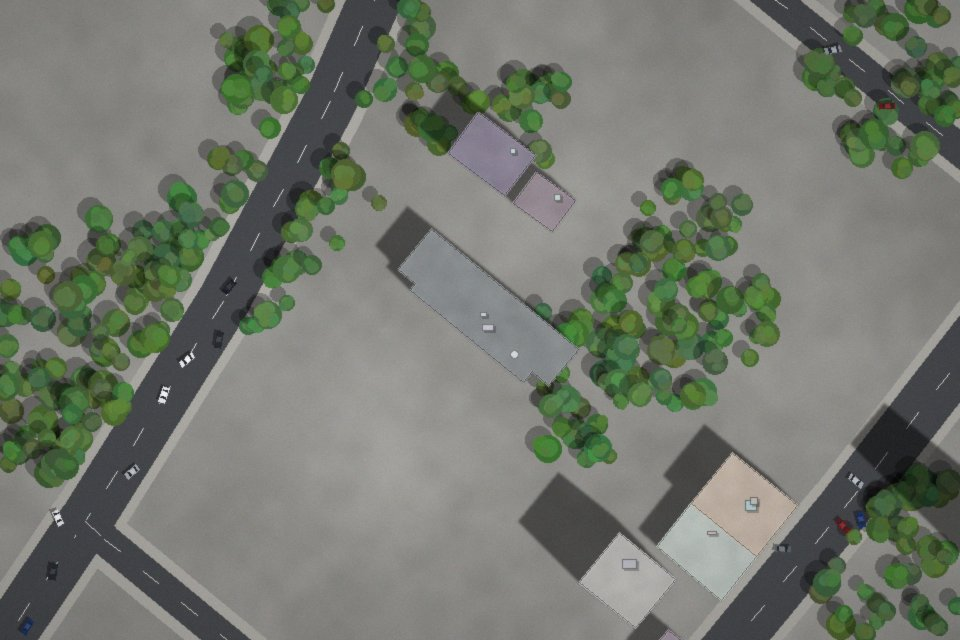
#> input picture data/samples/building/change_01_before.jpg, 960 x 640 px
$ python -i traffic.py   (imports and definitions only)
#> lines starting #> are read from the running program, lines starting #| are printed output that depends on the picture; after the words box and inside, x2 and y2 are one past the last pixel; in counts of white or black regions, pixels touching at a corner belong together
### algorithm/cityeye_algo/imgproc.py
"""经典图像处理算子 —— 纯 numpy 实现（无 OpenCV / scipy 依赖）。

包含：色彩空间转换、积分图盒式滤波、二值形态学、Sobel 梯度、Otsu 阈值、
基于游程（run-length）+ 并查集的 8 邻域连通域标记。
"""
from __future__ import annotations

from dataclasses import dataclass
from pathlib import Path

import numpy as np
from PIL import Image

from .base import InputError

IMAGE_SUFFIXES = {".jpg", ".jpeg", ".png", ".bmp", ".webp"}


def load_rgb(path: Path, max_side: int | None = None) -> tuple[np.ndarray, float]:
    """读取图片为 float32 RGB 数组（0~255）。

    返回 (数组, 缩放系数)；缩放系数 = 分析图尺寸 / 原图尺寸，用于把检测框还原到原图坐标。
    """
    try:
        with Image.open(path) as im:
            im = im.convert("RGB")
            scale = 1.0
            if max_side and max(im.size) > max_side:
                scale = max_side / max(im.size)
                im = im.resize((max(1, round(im.width * scale)), max(1, round(im.height * scale))), Image.BILINEAR)
            return np.asarray(im, dtype=np.float32), scale
    except (OSError, ValueError) as e:
        raise InputError(f"无法读取图片 {Path(path).name}：{e}") from e


# [7 lines left out: function rgb_to_ycbcr, not called in this run]


def rgb_to_hsv(rgb: np.ndarray) -> tuple[np.ndarray, np.ndarray, np.ndarray]:
    """向量化 RGB→HSV。H 为角度 [0, 360)，S、V ∈ [0, 1]。"""
    x = rgb / 255.0
    r, g, b = x[..., 0], x[..., 1], x[..., 2]
    mx = x.max(axis=-1)
    mn = x.min(axis=-1)
    d = mx - mn
    s = np.where(mx > 1e-6, d / np.maximum(mx, 1e-6), 0.0)
    safe = np.maximum(d, 1e-6)
    h = np.where(
        mx == r,
        ((g - b) / safe) % 6.0,
        np.where(mx == g, (b - r) / safe + 2.0, (r - g) / safe + 4.0),
    )
    h = np.where(d > 1e-6, h * 60.0, 0.0)
    return h.astype(np.float32), s.astype(np.float32), mx.astype(np.float32)


def to_gray(rgb: np.ndarray) -> np.ndarray:
    return (0.299 * rgb[..., 0] + 0.587 * rgb[..., 1] + 0.114 * rgb[..., 2]).astype(np.float32)


def box_sum(a: np.ndarray, k: int) -> np.ndarray:
    """k×k（奇数）窗口求和，积分图实现，复杂度与 k 无关；边界外按 0 处理。"""
    if k < 1 or k % 2 == 0:
        raise ValueError("窗口尺寸必须为正奇数")
    r = k // 2
    p = np.pad(a.astype(np.float64), ((r + 1, r), (r + 1, r)))
    ii = p.cumsum(0).cumsum(1)
    return ii[k:, k:] - ii[:-k, k:] - ii[k:, :-k] + ii[:-k, :-k]


# [19 lines left out: functions box_mean, local_std, blur, not called in this run]


def dilate(mask: np.ndarray, k: int) -> np.ndarray:
    return box_sum(mask.astype(np.float32), k) > 0.5


def erode(mask: np.ndarray, k: int) -> np.ndarray:
    return box_sum(mask.astype(np.float32), k) > k * k - 0.5


def opening(mask: np.ndarray, k: int) -> np.ndarray:
    """开运算：先腐蚀后膨胀，去除小于结构元的噪点与细线。"""
    return dilate(erode(mask, k), k)


def closing(mask: np.ndarray, k: int) -> np.ndarray:
    """闭运算：先膨胀后腐蚀，填补区域内部空洞与缝隙。"""
    return erode(dilate(mask, k), k)


# [27 lines left out: functions sobel_magnitude, otsu_threshold, not called in this run]


@dataclass
class Region:
    """连通域统计。bbox 为 (x, y, w, h)。"""

    label: int
    area: int
    bbox: tuple[int, int, int, int]
    centroid: tuple[float, float]

    @property
    def extent(self) -> float:
        """矩形度：面积 / 外接矩形面积（人工构筑物趋近 1，火焰等不规则目标偏低）。"""
        w, h = self.bbox[2], self.bbox[3]
        return self.area / max(1, w * h)

    @property
    def aspect(self) -> float:
        w, h = self.bbox[2], self.bbox[3]
        return max(w, h) / max(1, min(w, h))


def label_components(mask: np.ndarray, min_area: int = 1) -> tuple[np.ndarray, list[Region]]:
    """8 邻域连通域标记（游程编码 + 并查集）。

    返回 (标签图 int32，0 为背景, 区域列表)；面积小于 min_area 的区域被剔除（其像素标签置 0）。
    """
    m = np.asarray(mask, dtype=bool)
    h, w = m.shape
    padded = np.zeros((h, w + 2), dtype=np.int8)
    padded[:, 1:-1] = m
    d = np.diff(padded, axis=1)
    rows, starts = np.nonzero(d == 1)
    _, ends = np.nonzero(d == -1)
    ends = ends - 1  # 闭区间末端
    n = len(rows)
    labels = np.zeros((h, w), dtype=np.int32)
    if n == 0:
        return labels, []

    parent = list(range(n))

    def find(i: int) -> int:
        while parent[i] != i:
            parent[i] = parent[parent[i]]
            i = parent[i]
        return i

    row_ptr = np.searchsorted(rows, np.arange(h + 1))
    s_list, e_list = starts.tolist(), ends.tolist()
    for r in range(1, h):
        a, a1 = int(row_ptr[r - 1]), int(row_ptr[r])
        b, b1 = a1, int(row_ptr[r + 1])
        while a < a1 and b < b1:
            if s_list[a] <= e_list[b] + 1 and s_list[b] <= e_list[a] + 1:
                ra, rb = find(a), find(b)
                if ra != rb:
                    parent[max(ra, rb)] = min(ra, rb)
            if e_list[a] < e_list[b]:
                a += 1
            else:
                b += 1

    roots = np.fromiter((find(i) for i in range(n)), dtype=np.int64, count=n)
    uniq, run_label = np.unique(roots, return_inverse=True)
    lengths = ends - starts + 1
    k = len(uniq)
    area = np.bincount(run_label, weights=lengths, minlength=k)
    x0 = np.full(k, w, dtype=np.int64)
    y0 = np.full(k, h, dtype=np.int64)
    x1 = np.zeros(k, dtype=np.int64)
    y1 = np.zeros(k, dtype=np.int64)
    np.minimum.at(x0, run_label, starts)
    np.minimum.at(y0, run_label, rows)
    np.maximum.at(x1, run_label, ends)
    np.maximum.at(y1, run_label, rows)
    sx = np.bincount(run_label, weights=lengths * (starts + ends) / 2.0, minlength=k)
    sy = np.bincount(run_label, weights=lengths * rows, minlength=k)

    keep = area >= min_area
    new_id = np.zeros(k, dtype=np.int32)
    new_id[keep] = np.arange(1, int(keep.sum()) + 1, dtype=np.int32)

    # 向量化回填标签图
    total = int(lengths.sum())
    run_start_flat = rows * w + starts
    offsets = np.cumsum(lengths) - lengths
    flat = np.repeat(run_start_flat, lengths) + (np.arange(total) - np.repeat(offsets, lengths))
    labels.ravel()[flat] = np.repeat(new_id[run_label], lengths)

    regions = [
        Region(
            label=int(new_id[i]),
            area=int(area[i]),
            bbox=(int(x0[i]), int(y0[i]), int(x1[i] - x0[i] + 1), int(y1[i] - y0[i] + 1)),
            centroid=(float(sx[i] / area[i]), float(sy[i] / area[i])),
        )
        for i in np.nonzero(keep)[0]
    ]
    return labels, regions


# [12 lines left out: functions region_means, region_stds, not called in this run]


def scale_bbox(bbox: tuple[int, int, int, int], scale: float, size: tuple[int, int]) -> tuple[int, int, int, int]:
    """把分析图上的 bbox 还原到原图坐标（scale = 分析图 / 原图），并裁剪到原图范围。"""
    if scale == 1.0:
        return bbox
    x, y, w, h = (v / scale for v in bbox)
    W, H = size
    x0, y0 = max(0, int(round(x))), max(0, int(round(y)))
    return x0, y0, min(W - x0, int(round(w))), min(H - y0, int(round(h)))

### algorithm/cityeye_algo/render.py
"""算法产物渲染：检测框标注图、时序折线图（Pillow 实现）。

图中文字仅使用 ASCII，避免依赖系统中文字体；中文结论放在 API 的 summary 字段。
"""
from __future__ import annotations

from dataclasses import dataclass, field
from pathlib import Path
from typing import Sequence

import numpy as np
from PIL import Image, ImageDraw, ImageFont

from .base import Detection

LABEL_COLORS: dict[str, tuple[int, int, int]] = {
    "flame": (255, 48, 48),
    "smoke": (190, 190, 200),
    "vehicle": (255, 214, 0),
    "change": (255, 64, 160),
    "water": (0, 200, 255),
}

_FONT_CACHE: dict[int, ImageFont.ImageFont | ImageFont.FreeTypeFont] = {}


def font(size: int) -> ImageFont.ImageFont | ImageFont.FreeTypeFont:
    if size not in _FONT_CACHE:
        try:
            _FONT_CACHE[size] = ImageFont.load_default(size=size)
        except TypeError:  # 旧版 Pillow 不支持 size 参数
            _FONT_CACHE[size] = ImageFont.load_default()
    return _FONT_CACHE[size]


def _text_box(draw: ImageDraw.ImageDraw, xy: tuple[int, int], text: str, fnt, fg, bg) -> None:
    x, y = xy
    l, t, r, b = draw.textbbox((x, y), text, font=fnt)
    draw.rectangle((l - 3, t - 2, r + 3, b + 2), fill=bg)
    draw.text((x, y), text, font=fnt, fill=fg)


def annotate_image(
    src: Path | Image.Image,
    detections: Sequence[Detection],
    out_path: Path,
    banner: Sequence[str] = (),
    overlay_mask: np.ndarray | None = None,
    overlay_color: tuple[int, int, int] = (0, 200, 255),
) -> Path:
    """在原图上绘制检测框、可选的半透明掩膜与左上角信息栏，保存为 JPEG。"""
    im = src.convert("RGB") if isinstance(src, Image.Image) else Image.open(src).convert("RGB")
    if overlay_mask is not None:
        m = Image.fromarray((overlay_mask.astype(np.uint8) * 90)).resize(im.size, Image.NEAREST)
        tint = Image.new("RGB", im.size, overlay_color)
        im = Image.composite(tint, im, m)
    draw = ImageDraw.Draw(im, "RGBA")
    lw = max(2, round(min(im.size) / 260))
    f_label = font(max(12, round(min(im.size) / 42)))
    crowded = len(detections) > 24  # 目标过多时只画框不写标签，避免遮挡
    for det in detections:
        x, y, w, h = det.bbox
        color = LABEL_COLORS.get(det.label, (255, 255, 255))
        draw.rectangle((x, y, x + w, y + h), outline=color + (255,), width=lw)
        if crowded:
            continue
        tag = f"{det.label.upper()} {det.confidence:.2f}"
        ty = y - f_label.size - 6 if y > f_label.size + 8 else y + 3  # type: ignore[union-attr]
        _text_box(draw, (x + 2, ty), tag, f_label, (0, 0, 0, 255), color + (230,))
    if banner:
        f_banner = font(max(12, round(min(im.size) / 40)))
        y = 8
        for line in banner:
            _text_box(draw, (10, y), line, f_banner, (255, 255, 255, 255), (8, 16, 32, 190))
            y += f_banner.size + 10  # type: ignore[union-attr]
    out_path.parent.mkdir(parents=True, exist_ok=True)
    im.save(out_path, "JPEG", quality=86, optimize=True)
    return out_path


# ---------------------------------------------------------------- 折线图

BG = (11, 22, 41)
GRID = (36, 56, 88)
AXIS = (120, 150, 190)
TEXT = (205, 220, 240)


@dataclass
class Line:
    values: Sequence[float | None]
    color: tuple[int, int, int]
    label: str
    dashed: bool = False
    width: int = 2


@dataclass
class HLine:
    y: float
    color: tuple[int, int, int]
    label: str


@dataclass
class Band:
    y0: float
    y1: float
    color: tuple[int, int, int, int]


@dataclass
class Bars:
    """副轴柱状序列（如降雨量），按自身最大值缩放到绘图区下部 35%。"""

    values: Sequence[float | None]
    color: tuple[int, int, int, int]
    label: str


@dataclass
class Marker:
    index: int
    value: float
    color: tuple[int, int, int] = (255, 80, 80)


@dataclass
class Chart:
    title: str
    x_labels: Sequence[str]
    lines: list[Line]
    y_label: str = ""
    y_range: tuple[float, float] | None = None
    hlines: list[HLine] = field(default_factory=list)
    bands: list[Band] = field(default_factory=list)
    markers: list[Marker] = field(default_factory=list)
    bars: list[Bars] = field(default_factory=list)
    size: tuple[int, int] = (760, 360)


# [95 lines left out: functions _nice_range, render_chart, not called in this run]

### algorithm/cityeye_algo/base.py
"""算法公共数据结构：算法元信息、检测框、分析结果、输入异常。"""
from __future__ import annotations

from dataclasses import dataclass, field
from pathlib import Path
from typing import Any, Callable, Literal, Protocol, Sequence

InputKind = Literal["image", "image_pair", "csv"]
ArtifactKind = Literal["image", "chart", "json"]
MetricValue = float | int | str


class InputError(ValueError):
    """输入数据不合法（文件类型、列名、数量等），message 为面向用户的中文说明。"""


@dataclass(frozen=True)
class AlgorithmMeta:
    """算法元信息。type 对应事件类型；key 为注册表内唯一键，如 fire.image。"""

    type: str
    key: str
    name: str
    version: str
    method: str
    input_kind: InputKind

    def public(self) -> dict[str, str]:
        """对外暴露的字段（/api/system/info 与 AnalysisTask.algorithm）。"""
        return {"type": self.type, "name": self.name, "version": self.version, "method": self.method}


@dataclass
class Detection:
    """单个检测目标，bbox 为原图像素坐标 [x, y, w, h]。"""

    label: str
    confidence: float
    bbox: tuple[int, int, int, int]
    area_ratio: float | None = None
    image: int | None = None  # 批量分析时所属图片序号（从 0 开始）

    # [11 lines left out: function to_dict, not called in this run]


@dataclass
class Artifact:
    """算法产物文件（标注图、图表）。"""

    name: str
    path: Path
    kind: ArtifactKind = "image"


@dataclass
class AnalysisResult:
    """统一的分析结果。

    - detected / confidence / summary：是否发现异常、置信度（0~1）、中文结论；
    - level：语义等级（如 TrafficLevel / RiskLevel / 积水等级），供后端映射事件等级；
    - series：时序类分析的绘图数据，每项至少包含 t 与 v。
    """

    detected: bool
    confidence: float
    summary: str
    detections: list[Detection] = field(default_factory=list)
    metrics: dict[str, MetricValue] = field(default_factory=dict)
    series: list[dict[str, Any]] | None = None
    artifacts: list[Artifact] = field(default_factory=list)
    level: str | None = None

    @property
    def primary_artifact(self) -> Artifact | None:
        return self.artifacts[0] if self.artifacts else None

    # [22 lines left out: functions to_dict, _clean_metric, not called in this run]


class Analyzer(Protocol):
    meta: AlgorithmMeta

    def analyze(self, inputs: Sequence[Path], out_dir: Path, prefix: str, **params: Any) -> AnalysisResult:
        ...


def clamp01(x: float) -> float:
    return float(min(1.0, max(0.0, x)))

### algorithm/cityeye_algo/traffic.py
"""交通运行分析。

(a) TrafficPulse —— 时序路况：
    相对速度 r = v / v_ff（v_ff 为自由流速度，缺省取限速，无限速时取序列 90 分位速度）映射为
    交通运行指数 TPI（0~10，五级划分沿用北京 DB11/T 785《城市道路交通运行评价指标体系》的
    0-2/2-4/4-6/6-8/8-10 分级），映射锚点：
        r ≥ 0.80 → 0~2 畅通；0.65~0.80 → 2~4 基本畅通；0.50~0.65 → 4~6 轻度拥堵；
        0.35~0.50 → 6~8 中度拥堵；r < 0.35 → 8~10 严重拥堵。
    （标准原文以拥堵里程比例计算路网 TPI，这里对单条道路采用相对速度近似，属工程简化。）
    在此基础上识别持续拥堵时段（TPI≥6 持续 ≥15 分钟）、峰值与早晚高峰，并用阻尼 Holt
    双指数平滑做 30~60 分钟短临预测。
(b) RoadOcc —— 航拍路面车辆占有率：
    沥青路面色彩掩膜 + 闭运算得到路面区域，局部背景差分提取车辆像素，开运算剔除车道线，
    连通域按尺寸/长宽比/矩形度筛选车辆，按路面占有率经验映射为等效 TPI。
"""
from __future__ import annotations

import time
from datetime import datetime, timedelta
from pathlib import Path
from typing import Any, Sequence

import numpy as np

from . import imgproc as ip
from . import timeseries as ts
from .base import AlgorithmMeta, AnalysisResult, Artifact, Detection, InputError, clamp01
from .render import Band, Chart, Line, Marker, annotate_image, render_chart

TrafficLevel = str
LEVEL_CN: dict[str, str] = {
    "smooth": "畅通",
    "basic": "基本畅通",
    "light": "轻度拥堵",
    "moderate": "中度拥堵",
    "heavy": "严重拥堵",
}
_LEVEL_BOUNDS = ((2.0, "smooth"), (4.0, "basic"), (6.0, "light"), (8.0, "moderate"))
_RATIO_XP = np.array([0.0, 0.35, 0.50, 0.65, 0.80, 1.0])
_TPI_FP = np.array([10.0, 8.0, 6.0, 4.0, 2.0, 0.0])
_LEVEL_RGBA = {
    "smooth": (46, 212, 122, 28),
    "basic": (155, 225, 93, 28),
    "light": (240, 192, 80, 30),
    "moderate": (255, 138, 61, 32),
    "heavy": (255, 59, 59, 34),
}


# [4 lines left out: function speed_to_tpi, not called in this run]


def tpi_level(tpi: float) -> TrafficLevel:
    for bound, level in _LEVEL_BOUNDS:
        if tpi < bound:
            return level
    return "heavy"


# [6 lines left out: function network_tpi, not called in this run]


class TrafficSeriesAnalyzer:
    meta = AlgorithmMeta(
        type="traffic",
        key="traffic.series",
        name="TrafficPulse",
        version="1.1.0",
        method="相对速度→TPI 五级映射 + 持续拥堵时段识别 + 阻尼 Holt 短临预测",
        input_kind="csv",
    )

    # [136 lines left out: functions analyze, analyze_series, not called in this run]


class VehicleOccupancyAnalyzer:
    meta = AlgorithmMeta(
        type="traffic",
        key="traffic.image",
        name="RoadOcc",
        version="1.0.0",
        method="沥青路面掩膜 + 局部背景差分 + 形态学 + 连通域车辆计数 → 路面占有率",
        input_kind="image",
    )
    # 路面占有率 → 等效 TPI 锚点（航拍单帧，仅作拥堵程度粗估）：
    # 车道全部排队（阻塞密度约 140 veh/km/车道，车长 4.6 m、车宽 1.85 m、车道 3.5 m）时占有率约 0.33 → TPI 10；
    # 临界密度约为阻塞密度的 1/3（占有率约 0.11）→ TPI 4，即开始进入拥堵区间。
    _OCC_XP = np.array([0.0, 0.06, 0.11, 0.17, 0.24, 0.33])

    def analyze(self, inputs: Sequence[Path], out_dir: Path, prefix: str, **_: Any) -> AnalysisResult:
        return self.analyze_image(Path(inputs[0]), out_dir / f"{prefix}_annotated.jpg")

    def analyze_image(self, path: Path, out_path: Path) -> AnalysisResult:
#> called with out_path = 'out.png'
        t0 = time.perf_counter()
        rgb, scale = ip.load_rgb(path, 960)
#> in load_rgb, im is the input picture: PIL image 960x640 RGB; mean R, G, B 115.9, 120.8, 110.8
#> scale = 1
        H, W = rgb.shape[:2]
        n_px = H * W
        gray = ip.to_gray(rgb)
        Hh, S, V = ip.rgb_to_hsv(rgb)
#> in rgb_to_hsv, `s = np.where(mx > 1e-6, d / np.maximum(mx, 1e-6), 0.0)`:
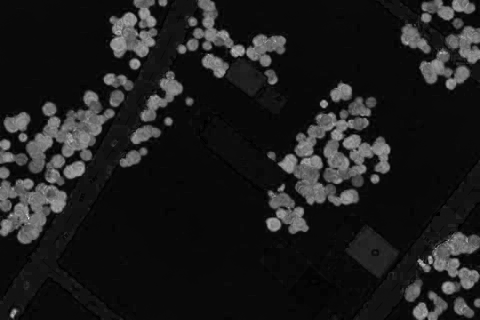
#> s: shape (640, 960) float32 (shown at 1/2 size); min 0, max 1, mean 0.115
#> in rgb_to_hsv, `h = np.where( mx == r, ((g - b) / safe) % 6.0, np.where(mx == g, (b - ..`:
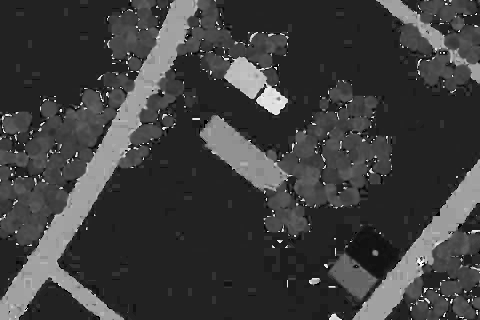
#> h: shape (640, 960) float32 (shown at 1/2 size); min 0, max 5.98, mean 1.46; drawn with min black and max white

        # 1) 路面：沥青色掩膜闭运算填补车辆 / 标线空洞，再扣除"外部"非沥青区域
        #    （触及画面边缘或面积较大的连通域：人行道、地面、行道树带等），避免路面外溢；
        #    悬挑到路面上方的行道树树冠与人行道连通，因此也被归为外部。
        asphalt = (S < 0.20) & (V > 0.10) & (V < 0.50)
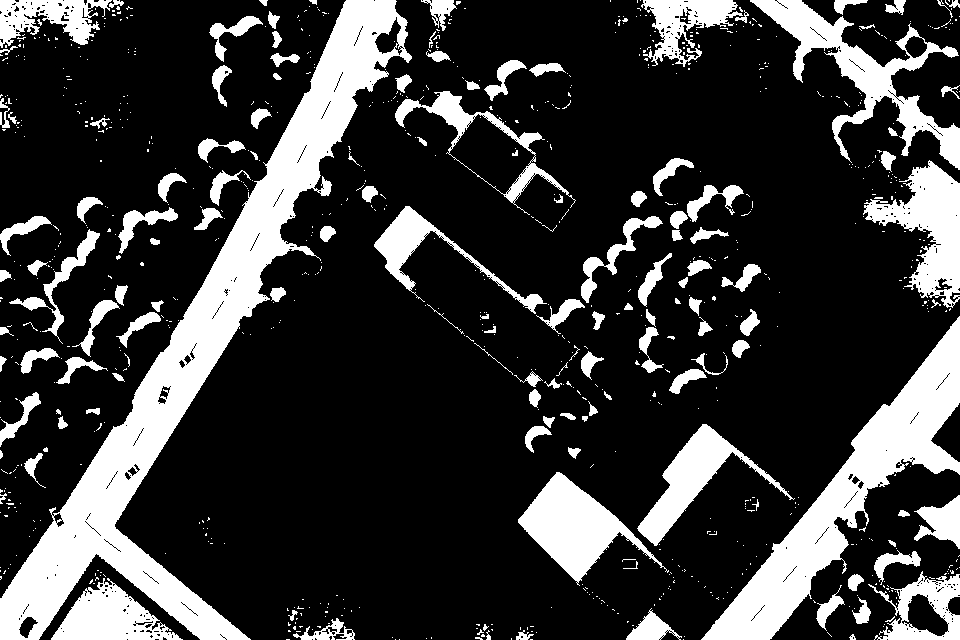
#> asphalt: shape (640, 960) bool; 21.9% white; 861 white regions (725 under 20 px), largest, box (x1, y1, x2, y2) and area: (0, 0, 412, 640) 43051, (701, 316, 960, 640) 18994, (750, 0, 960, 170) 8256
        # 先开运算去掉 1~2 px 的车道线与细连接，防止"车辆—标线—车辆"链式连通到画面边缘
        non_lab, non_regs = ip.label_components(ip.opening(~asphalt, 3), min_area=1)
#> in box_sum, `ii = p.cumsum(0).cumsum(1)`:
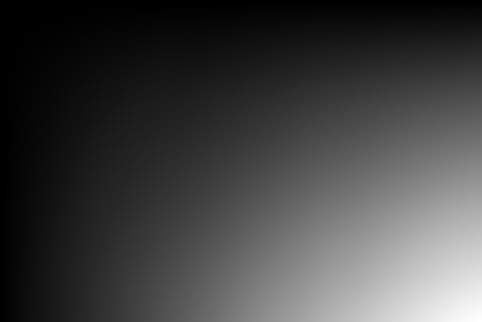
#> ii: shape (643, 963) float64 (shown at 1/2 size); min 0, max 479649, mean 123008.4; drawn with min black and max white
#> in erode, `return box_sum(mask.astype(np.float32), k) > k * k - 0.5`:
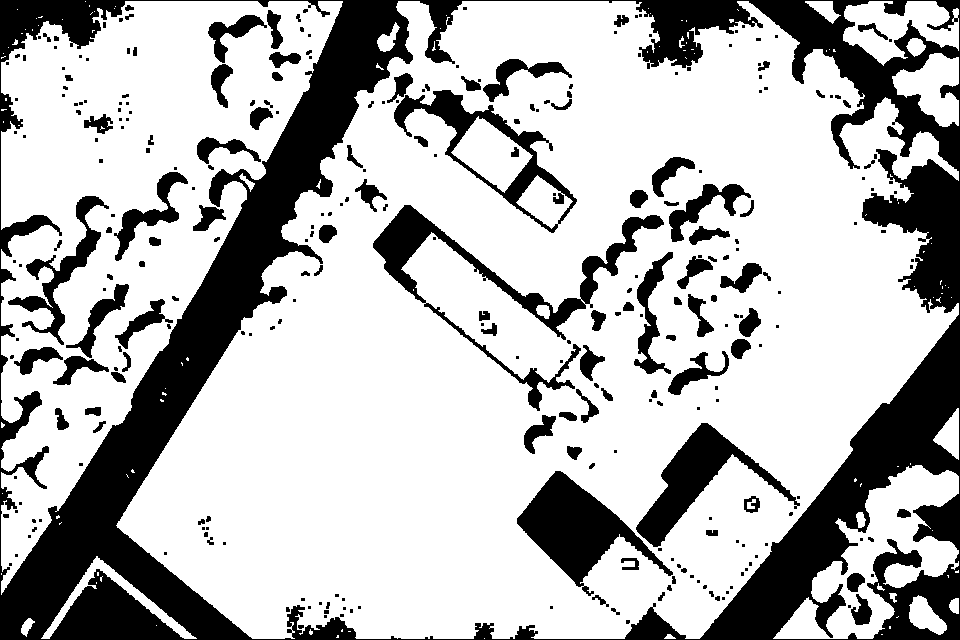
#> returned value: shape (640, 960) bool; 72.2% white; 295 black regions (169 under 20 px), largest, box (x1, y1, x2, y2) and area: (0, 0, 960, 640) 117056, (373, 205, 664, 411) 7716, (517, 471, 673, 596) 7201
#> call 2 of box_sum, with k = 3
#> in box_sum (call 2), `return ii[k:, k:] - ii[:-k, k:] - ii[k:, :-k] + ii[:-k, :-k]`:
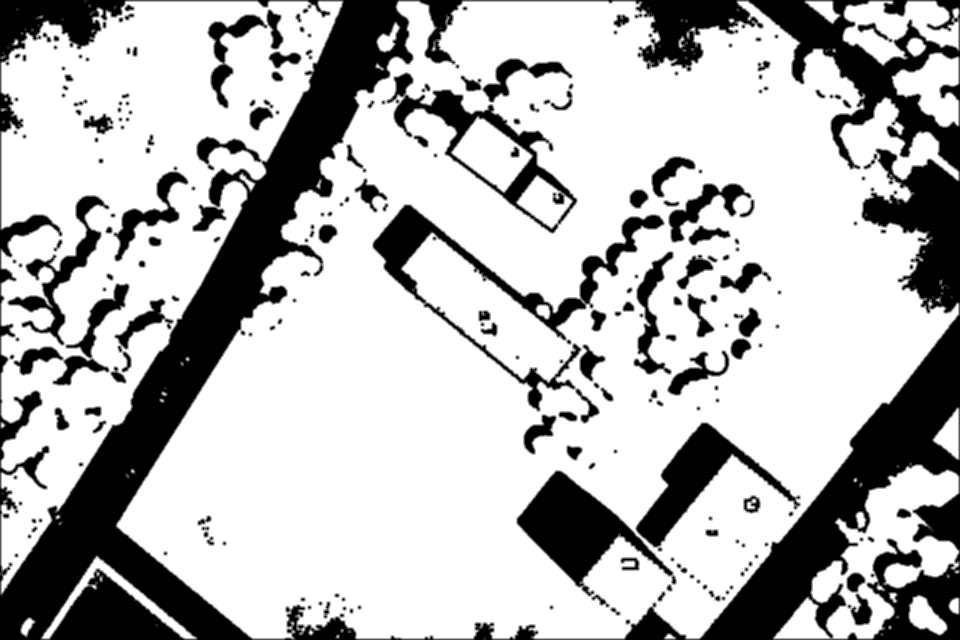
#> returned value: shape (640, 960) float64; min 0, max 9, mean 6.5; drawn with min black and max white
#> (the rest of the program and of its run is left out)
